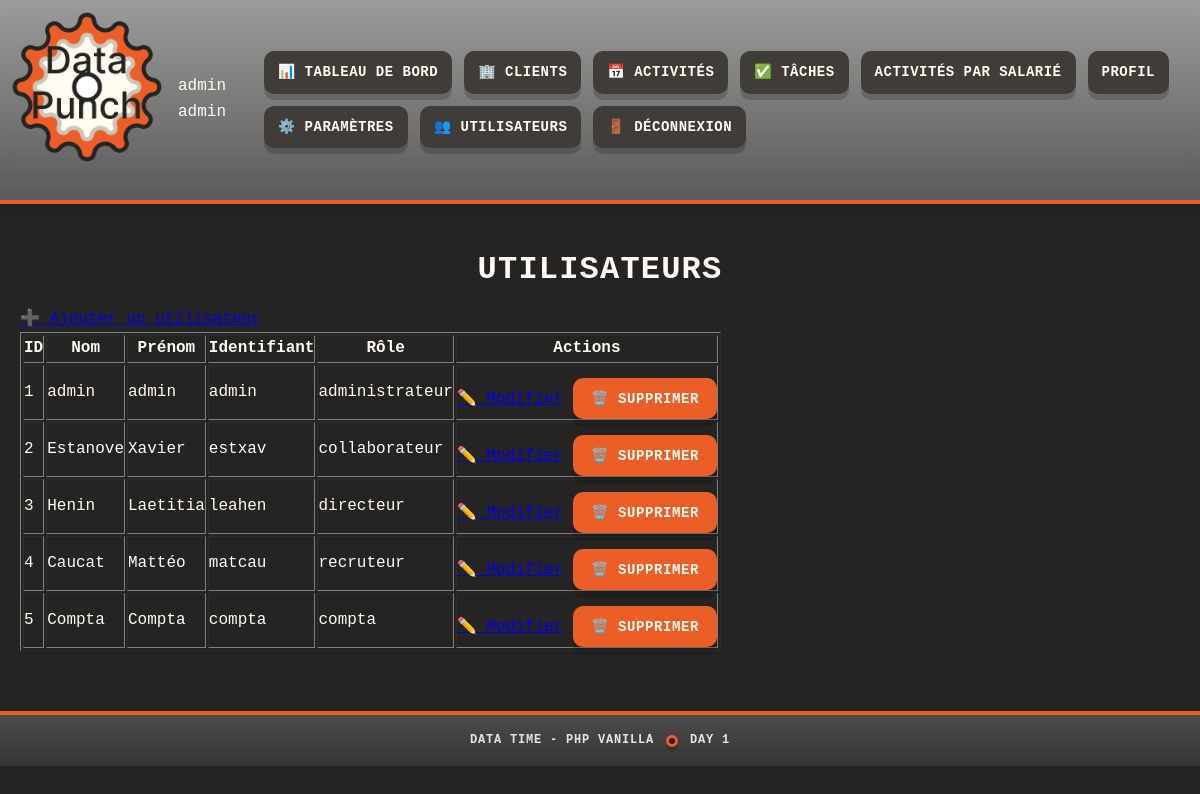
/users (signed in), run on the app's committed database.
### tables this page shows
CREATE TABLE utilisateur
(
    id_user      SMALLINT AUTO_INCREMENT,
    nom          VARCHAR(100),
    prenom       VARCHAR(100),
    identifiant  VARCHAR(100) NOT NULL,
    password     VARCHAR(100) NOT NULL,
    adresse      INT,
    id_user_role SMALLINT     NOT NULL,
    PRIMARY KEY (id_user),
    UNIQUE (identifiant),
    UNIQUE (password),
    FOREIGN KEY (id_user_role) REFERENCES user_role (id_user_role)
);

CREATE TABLE user_role
(
    id_user_role SMALLINT AUTO_INCREMENT,
    role         VARCHAR(50),
    PRIMARY KEY (id_user_role),
    UNIQUE (role)
);

### src/Core/Request.php (called while the page is built, shortened)
<?php
final class Request {
    public function path() : string {
        $path = $_SERVER['REQUEST_URI'];
        return is_string($path) && $path!== '' ? $path : '/';
    }
    public function method () : string {
        return $_SERVER['REQUEST_METHOD'] ?? 'GET';
    }
}

### src/Core/Response.php (called while the page is built, shortened)
<?php
final class Response {
    public function render (string $view, array $data = [], int $status = 200) : void {
        extract($data);
        require __DIR__ . '/../../views/partials/header.php';
        require __DIR__ . '/../../views/pages/' . $view . '.php';
        require __DIR__ . '/../../views/partials/footer.php';
    }
}

### src/Controller/UserController.php (called while the page is built, shortened)
<?php
readonly class UserController
{
    public function index(): void
    {
        $users = $this->userRepository->readAll();
        $this->response->render('user/list', [
            'users' => $users
        ]);
    }
}

### public/index.php (called while the page is built, shortened)
<?php
require __DIR__ . '/../autoload.php';
$request = new Request();
$response = new Response();
$router = new Router();
$router->dispatch($request, $response);

### src/Repository/UserRepository.php (called while the page is built, shortened)
<?php
readonly class UserRepository
{
    public function readAll(): array
    {
        $sql = $this->pdo->query
        ("SELECT
        u.id_user,
        u.nom,
        u.prenom,
        u.identifiant,
        u.id_user_role,
        r.role
        FROM utilisateur u
        LEFT JOIN user_role r ON u.id_user_role = r.id_user_role");
        $rows = $sql->fetchAll(PDO::FETCH_ASSOC);
        return array_map(function($row) {
            return new User(
                $row['id_user'],
                $row['nom'],
                $row['prenom'],
                $row['identifiant'],
                '',
                $row['id_user_role'],
                $row['role']
            );
        },
            $rows);
    }
}

### autoload.php (called while the page is built, shortened)
<?php
spl_autoload_register(function ($class) {
    $baseDir = __DIR__ . '/src/';
    $file = $baseDir . str_replace('\\', '/', $class) . '.php';
});

### src/Model/User.php (called while the page is built, shortened)
<?php
readonly class User {
    public function getId(): int
    {
        return $this->id_user;
    }
    public function getNom(): string
    {
        return $this->nom;
    }
    public function getPrenom(): string
    {
        return $this->prenom;
    }
    public function getIdentifiant(): string
    {
        return $this->identifiant;
    }
    public function getNomRole(): string {
        return $this->role;
    }
}

### views/pages/user/list.php (the view)
<?php $users = $users ?? []; ?>
<h1>Utilisateurs</h1>
<a href="/users/create">➕ Ajouter un utilisateur</a>
<table border="1" cellpadding="5">
    <thead>
    <tr>
        <th>ID</th>
        <th>Nom</th>
        <th>Prénom</th>
        <th>Identifiant</th>
        <th>Rôle</th>
        <th>Actions</th>
    </tr>
    </thead>
    <tbody>
    <?php foreach ($users as $user): ?>
        <tr>
            <td><?= htmlspecialchars($user->getId()) ?></td>
            <td><?= htmlspecialchars($user->getNom()) ?></td>
            <td><?= htmlspecialchars($user->getPrenom()) ?></td>
            <td><?= htmlspecialchars($user->getIdentifiant()) ?></td>
            <td><?= htmlspecialchars($user->getNomRole()) ?></td>
            <td>
                <a href="/users/edit/<?= $user->getId() ?>">✏️ Modifier</a>
                <form action="/users/delete/<?= $user->getId() ?>" method="post" style="display:inline;">
                    <button type="submit" onclick="return confirm('Supprimer cet utilisateur ?')">
                        🗑️ Supprimer
                    </button>
                </form>
            </td>
        </tr>
    <?php endforeach; ?>
    </tbody>
</table>

### src/Core/Router.php (shortened to what this page needs)
<?php
final class Router {
    private array $getRoutes = [];
    public function get(string $path, callable $handler): void {
        if (str_contains($path, '(')) {
            $this->getRegexRoutes[$path] = $handler;
        } else {
            $this->getRoutes[$path] = $handler;
        }
    }
    public function dispatch (Request $request, Response $response) : void {
        $path = $request->path();
        $method = $request->method();
        if ($method === 'GET' && isset($this->getRoutes[$path])) {
            $this->getRoutes[$path]($request, $response);
            return;
        }
    }
}

### views/partials/header.php (shortened to what this page needs)
<?php
$isLogged = isset($_SESSION['user']);
$user = $isLogged ? $_SESSION['user'] : null;
$isAdmin = $isLogged && isset($user['id_user_role']) && $user['id_user_role'] === 1;
?>
<!doctype html>
<html lang="en">
<head>
    <link rel="stylesheet" href="/assets/styles.css">
    <link rel="stylesheet" href="/assets/modal.css">
</head>
<body>
<header class="topbar">
    <div class="topbar__inner">
        <a href="<?= $isLogged ? '/home' : '/login' ?>">
            <img class="img_header" src="/img/DATAPUNCH.png" alt="DataTime">
        </a>
        <?php if ($isLogged): ?>
            <div class="nav__user">
                    <span class="nav__username">
                        <?= htmlspecialchars($user['prenom'] ??  '') ?>
                        <?= htmlspecialchars($user['nom'] ??  '') ?>
                    </span>
            </div>
            <nav class="nav">
                <a class="nav__link" href="/home">📊 Tableau de Bord</a>
                <a class="nav__link" href="/customer/listCustomer">🏢 Clients</a>
                <a class="nav__link" href="/pagetest">📅 Activités</a>
                <a class="nav__link" href="/tasks">✅ Tâches</a>
                <a class="nav__link" href="/pagetest">Activités par Salarié</a>
                <a class="nav__link" href="/profile">Profil</a>
                <a class="nav__link" href="/settings">⚙️ Paramètres</a>
                <?php if ($isAdmin): ?>
                    <a class="nav__link" href="/users">👥 Utilisateurs</a>
                <?php endif; ?>
                <a class="nav__link " href="/logout">🚪 Déconnexion</a>
            </nav>
        <?php endif; ?>
    </div>
</header>
<main class="">

### views/partials/footer.php
</main>
<footer class="footer">
    <div class="container footer__inner">
        <span>Data Time - PHP Vanilla</span>
        <span class="footer__dot"></span>
        <span>Day 1</span>
    </div>
</footer>
</body>
</html>

### public/assets/styles.css (style rules this page uses)
:root { --bg: #252422; --ink: #FFFCF2; --ink-soft: #E8E5DD; --ink-dark: #252422; --shell: #c9c3e6; --shell-dark: #252422; --accent: #ff4d6d; --accent2: #3a86ff; --accent-success: #4caf50; --card: #403D39; --border: #EB5E28; --shadow: rgba(0, 0, 0, .18); --shadow-strong: rgba(0, 0, 0, .35); --overlay: rgba(0, 0, 0, 0.65); }
* { box-sizing: border-box; margin: 0; padding: 0; }
body { margin: 0; font-family: ui-monospace, SFMono-Regular, Menlo, Monaco, Consolas, "Liberation Mono", "Courier New", monospace; color: var(--ink); background-color: var(--bg); line-height: 1.6; min-height: 100vh; display: flex; flex-direction: column; }
main { margin: 20px; }
.img_header { width: 150px; height: auto; border-radius: 16px; margin-bottom: 16px; }
.container { margin: 0 auto; padding: 20px; display: flex; flex-wrap : wrap; justify-content: center; }
.topbar { position: sticky; top: 0; z-index: 100; background: linear-gradient(180deg, rgba(255, 255, 255, .55), rgba(255, 255, 255, .25)); backdrop-filter: blur(8px); -webkit-backdrop-filter: blur(8px); border-bottom: 4px solid var(--border); box-shadow: 0 4px 12px var(--shadow); }
.topbar__inner { display: flex; align-items: center; justify-content: space-between; gap: 16px; padding: 12px; }
.nav { display: flex; gap: 12px; flex-wrap: wrap; align-items: center; }
.nav__link { text-decoration: none; color: var(--ink); background: var(--card); padding: 10px 14px; border-radius: 10px; box-shadow: 0 6px 0 var(--shadow); text-transform: uppercase; font-size: 14px; font-weight: 600; letter-spacing: 0.5px; transition: transform 0.2s ease, box-shadow 0.2s ease, background-color 0.2s ease; }
h1 { margin: 20px 0 12px; font-size: 32px; letter-spacing: 1.2px; text-transform: uppercase; font-weight: 800; color: var(--ink); text-align: center; }
.btn, button[type="submit"], .btn-submit, .btn-create { display: inline-flex; align-items: center; justify-content: center; text-decoration: none; color: var(--ink); background: var(--border); padding: 12px 18px; border: 0px solid var(--border); border-radius: 10px; box-shadow: 0 8px 0 var(--shadow); margin-top: 12px; text-transform: uppercase; letter-spacing: 0.6px; font-weight: 700; font-size: 14px; cursor: pointer; transition: transform 0.2s ease, box-shadow 0.2s ease, background-color 0.2s ease; font-family: inherit; }
.footer { margin-top: 40px; border-top: 4px solid var(--border); background: linear-gradient(180deg, rgba(255, 255, 255, .18), rgba(255, 255, 255, .08)); }
.footer__inner { display: flex; align-items: center; justify-content: center; gap: 12px; padding: 16px 20px; color: var(--ink-soft); font-size: 12px; text-transform: uppercase; letter-spacing: 0.8px; font-weight: 600; }
.footer__dot { width: 12px; height: 12px; border-radius: 999px; background: var(--bg); border: 3px solid var(--border); box-shadow: 0 4px 0 var(--shadow); }

### data on the page
utilisateur: prenom "admin", nom "admin", id_user "1", identifiant "admin", id_user_role.role "administrateur"
utilisateur: id_user "2", nom "Estanove", prenom "Xavier", identifiant "estxav", id_user_role.role "collaborateur"
utilisateur: id_user "3", nom "Henin", prenom "Laetitia", identifiant "leahen", id_user_role.role "directeur"
utilisateur: id_user "4", nom "Caucat", prenom "Mattéo", identifiant "matcau", id_user_role.role "recruteur"
utilisateur: id_user "5", nom "Compta", prenom "Compta", identifiant "compta", id_user_role.role "compta"
